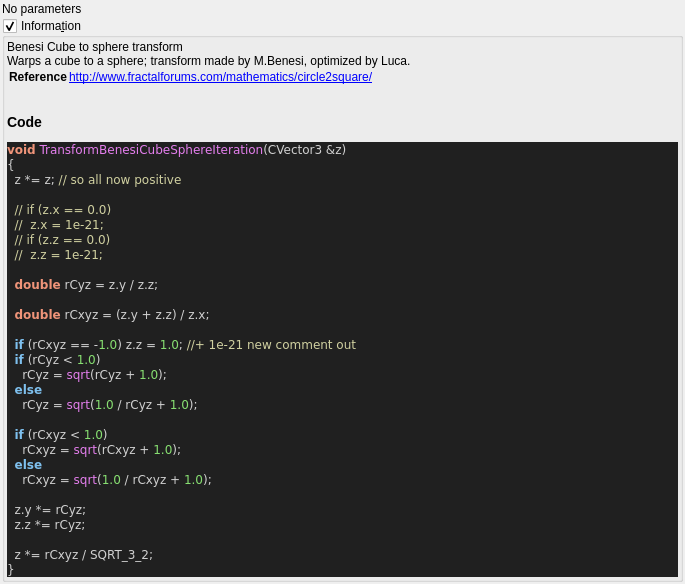
<?xml version="1.0" encoding="UTF-8"?>
<ui version="4.0">
 <class>Form</class>
 <widget class="QWidget" name="Form">
  <property name="geometry">
   <rect>
    <x>0</x>
    <y>0</y>
    <width>685</width>
    <height>550</height>
   </rect>
  </property>
  <property name="windowTitle">
   <string>Form</string>
  </property>
  <layout class="QVBoxLayout" name="verticalLayout">
   <property name="spacing">
    <number>2</number>
   </property>
   <property name="leftMargin">
    <number>2</number>
   </property>
   <property name="topMargin">
    <number>2</number>
   </property>
   <property name="rightMargin">
    <number>2</number>
   </property>
   <property name="bottomMargin">
    <number>2</number>
   </property>
   <item>
    <widget class="QLabel" name="label">
     <property name="toolTip">
      <string>&lt;html&gt;&lt;head/&gt;&lt;body&gt;&lt;p&gt;&lt;span style=&quot; color:#000000;&quot;&gt;Cube to Sphere transform&lt;/span&gt;&lt;/p&gt;&lt;p&gt;&lt;span style=&quot; font-family:'Courier New,courier'; color:#000000;&quot;&gt;Description:Warpsacubetoasphere;transformmadebyM.Benesi,optimizedbyLuca&lt;/span&gt;&lt;/p&gt;&lt;p&gt;&lt;span style=&quot; font-family:'Courier New,courier'; color:#000000;&quot;&gt;http://www.fractalforums.com/mathematics/circle2square/&lt;/span&gt;&lt;/p&gt;&lt;/body&gt;&lt;/html&gt;</string>
     </property>
     <property name="text">
      <string>No parameters</string>
     </property>
    </widget>
   </item>
   <item>
    <widget class="MyGroupBox" name="groupCheck_info">
     <property name="title">
      <string>Informa&amp;tion</string>
     </property>
     <property name="flat">
      <bool>false</bool>
     </property>
     <property name="checkable">
      <bool>true</bool>
     </property>
     <layout class="QVBoxLayout" name="verticalLayout_2">
      <property name="spacing">
       <number>2</number>
      </property>
      <property name="leftMargin">
       <number>2</number>
      </property>
      <property name="topMargin">
       <number>2</number>
      </property>
      <property name="rightMargin">
       <number>2</number>
      </property>
      <property name="bottomMargin">
       <number>2</number>
      </property>
      <item>
       <widget class="QLabel" name="label_code_content">
        <property name="text">
         <string>&lt;p&gt;Benesi Cube to sphere transform&lt;br&gt;Warps a cube to a sphere; transform made by M.Benesi, optimized by Luca.&lt;/p&gt;&lt;table&gt;
&lt;tr&gt;&lt;th&gt;Reference&lt;/th&gt;&lt;td&gt;&lt;a href=&quot;http://www.fractalforums.com/mathematics/circle2square/&quot;&gt;http://www.fractalforums.com/mathematics/circle2square/&lt;br&gt;
&lt;/td&gt;&lt;/tr&gt;
&lt;/table&gt;
&lt;h3&gt;Code&lt;/h3&gt;
&lt;body style=&quot;background-color:#202020&quot;&gt;
&lt;pre style=&quot;color:#d0d0d0; background-color:#202020;  font-family:'Courier New',monospace;&quot;&gt;&lt;span style=&quot;color:#f09479; font-weight:bold&quot;&gt;void&lt;/span&gt; &lt;span style=&quot;color:#e47eed&quot;&gt;TransformBenesiCubeSphereIteration&lt;/span&gt;&lt;span style=&quot;color:#d0d0d0&quot;&gt;(&lt;/span&gt;CVector3 &lt;span style=&quot;color:#d0d0d0&quot;&gt;&amp;amp;&lt;/span&gt;z&lt;span style=&quot;color:#d0d0d0&quot;&gt;)&lt;/span&gt;
&lt;span style=&quot;color:#d0d0d0&quot;&gt;{&lt;/span&gt;
  z &lt;span style=&quot;color:#d0d0d0&quot;&gt;*=&lt;/span&gt; z&lt;span style=&quot;color:#d0d0d0&quot;&gt;;&lt;/span&gt; &lt;span style=&quot;color:#d0d0a0&quot;&gt;// so all now positive&lt;/span&gt;

  &lt;span style=&quot;color:#d0d0a0&quot;&gt;// if (z.x == 0.0)&lt;/span&gt;
  &lt;span style=&quot;color:#d0d0a0&quot;&gt;//  z.x = 1e-21;&lt;/span&gt;
  &lt;span style=&quot;color:#d0d0a0&quot;&gt;// if (z.z == 0.0)&lt;/span&gt;
  &lt;span style=&quot;color:#d0d0a0&quot;&gt;//  z.z = 1e-21;&lt;/span&gt;

  &lt;span style=&quot;color:#f09479; font-weight:bold&quot;&gt;double&lt;/span&gt; rCyz &lt;span style=&quot;color:#d0d0d0&quot;&gt;=&lt;/span&gt; z&lt;span style=&quot;color:#d0d0d0&quot;&gt;.&lt;/span&gt;y &lt;span style=&quot;color:#d0d0d0&quot;&gt;/&lt;/span&gt; z&lt;span style=&quot;color:#d0d0d0&quot;&gt;.&lt;/span&gt;z&lt;span style=&quot;color:#d0d0d0&quot;&gt;;&lt;/span&gt;

  &lt;span style=&quot;color:#f09479; font-weight:bold&quot;&gt;double&lt;/span&gt; rCxyz &lt;span style=&quot;color:#d0d0d0&quot;&gt;= (&lt;/span&gt;z&lt;span style=&quot;color:#d0d0d0&quot;&gt;.&lt;/span&gt;y &lt;span style=&quot;color:#d0d0d0&quot;&gt;+&lt;/span&gt; z&lt;span style=&quot;color:#d0d0d0&quot;&gt;.&lt;/span&gt;z&lt;span style=&quot;color:#d0d0d0&quot;&gt;) /&lt;/span&gt; z&lt;span style=&quot;color:#d0d0d0&quot;&gt;.&lt;/span&gt;x&lt;span style=&quot;color:#d0d0d0&quot;&gt;;&lt;/span&gt;

  &lt;span style=&quot;color:#7ec0ee; font-weight:bold&quot;&gt;if&lt;/span&gt; &lt;span style=&quot;color:#d0d0d0&quot;&gt;(&lt;/span&gt;rCxyz &lt;span style=&quot;color:#d0d0d0&quot;&gt;== -&lt;/span&gt;&lt;span style=&quot;color:#87df71&quot;&gt;1.0&lt;/span&gt;&lt;span style=&quot;color:#d0d0d0&quot;&gt;)&lt;/span&gt; z&lt;span style=&quot;color:#d0d0d0&quot;&gt;.&lt;/span&gt;z &lt;span style=&quot;color:#d0d0d0&quot;&gt;=&lt;/span&gt; &lt;span style=&quot;color:#87df71&quot;&gt;1.0&lt;/span&gt;&lt;span style=&quot;color:#d0d0d0&quot;&gt;;&lt;/span&gt; &lt;span style=&quot;color:#d0d0a0&quot;&gt;//+ 1e-21 new comment out&lt;/span&gt;
  &lt;span style=&quot;color:#7ec0ee; font-weight:bold&quot;&gt;if&lt;/span&gt; &lt;span style=&quot;color:#d0d0d0&quot;&gt;(&lt;/span&gt;rCyz &lt;span style=&quot;color:#d0d0d0&quot;&gt;&amp;lt;&lt;/span&gt; &lt;span style=&quot;color:#87df71&quot;&gt;1.0&lt;/span&gt;&lt;span style=&quot;color:#d0d0d0&quot;&gt;)&lt;/span&gt;
    rCyz &lt;span style=&quot;color:#d0d0d0&quot;&gt;=&lt;/span&gt; &lt;span style=&quot;color:#e47eed&quot;&gt;sqrt&lt;/span&gt;&lt;span style=&quot;color:#d0d0d0&quot;&gt;(&lt;/span&gt;rCyz &lt;span style=&quot;color:#d0d0d0&quot;&gt;+&lt;/span&gt; &lt;span style=&quot;color:#87df71&quot;&gt;1.0&lt;/span&gt;&lt;span style=&quot;color:#d0d0d0&quot;&gt;);&lt;/span&gt;
  &lt;span style=&quot;color:#7ec0ee; font-weight:bold&quot;&gt;else&lt;/span&gt;
    rCyz &lt;span style=&quot;color:#d0d0d0&quot;&gt;=&lt;/span&gt; &lt;span style=&quot;color:#e47eed&quot;&gt;sqrt&lt;/span&gt;&lt;span style=&quot;color:#d0d0d0&quot;&gt;(&lt;/span&gt;&lt;span style=&quot;color:#87df71&quot;&gt;1.0&lt;/span&gt; &lt;span style=&quot;color:#d0d0d0&quot;&gt;/&lt;/span&gt; rCyz &lt;span style=&quot;color:#d0d0d0&quot;&gt;+&lt;/span&gt; &lt;span style=&quot;color:#87df71&quot;&gt;1.0&lt;/span&gt;&lt;span style=&quot;color:#d0d0d0&quot;&gt;);&lt;/span&gt;

  &lt;span style=&quot;color:#7ec0ee; font-weight:bold&quot;&gt;if&lt;/span&gt; &lt;span style=&quot;color:#d0d0d0&quot;&gt;(&lt;/span&gt;rCxyz &lt;span style=&quot;color:#d0d0d0&quot;&gt;&amp;lt;&lt;/span&gt; &lt;span style=&quot;color:#87df71&quot;&gt;1.0&lt;/span&gt;&lt;span style=&quot;color:#d0d0d0&quot;&gt;)&lt;/span&gt;
    rCxyz &lt;span style=&quot;color:#d0d0d0&quot;&gt;=&lt;/span&gt; &lt;span style=&quot;color:#e47eed&quot;&gt;sqrt&lt;/span&gt;&lt;span style=&quot;color:#d0d0d0&quot;&gt;(&lt;/span&gt;rCxyz &lt;span style=&quot;color:#d0d0d0&quot;&gt;+&lt;/span&gt; &lt;span style=&quot;color:#87df71&quot;&gt;1.0&lt;/span&gt;&lt;span style=&quot;color:#d0d0d0&quot;&gt;);&lt;/span&gt;
  &lt;span style=&quot;color:#7ec0ee; font-weight:bold&quot;&gt;else&lt;/span&gt;
    rCxyz &lt;span style=&quot;color:#d0d0d0&quot;&gt;=&lt;/span&gt; &lt;span style=&quot;color:#e47eed&quot;&gt;sqrt&lt;/span&gt;&lt;span style=&quot;color:#d0d0d0&quot;&gt;(&lt;/span&gt;&lt;span style=&quot;color:#87df71&quot;&gt;1.0&lt;/span&gt; &lt;span style=&quot;color:#d0d0d0&quot;&gt;/&lt;/span&gt; rCxyz &lt;span style=&quot;color:#d0d0d0&quot;&gt;+&lt;/span&gt; &lt;span style=&quot;color:#87df71&quot;&gt;1.0&lt;/span&gt;&lt;span style=&quot;color:#d0d0d0&quot;&gt;);&lt;/span&gt;

  z&lt;span style=&quot;color:#d0d0d0&quot;&gt;.&lt;/span&gt;y &lt;span style=&quot;color:#d0d0d0&quot;&gt;*=&lt;/span&gt; rCyz&lt;span style=&quot;color:#d0d0d0&quot;&gt;;&lt;/span&gt;
  z&lt;span style=&quot;color:#d0d0d0&quot;&gt;.&lt;/span&gt;z &lt;span style=&quot;color:#d0d0d0&quot;&gt;*=&lt;/span&gt; rCyz&lt;span style=&quot;color:#d0d0d0&quot;&gt;;&lt;/span&gt;

  z &lt;span style=&quot;color:#d0d0d0&quot;&gt;*=&lt;/span&gt; rCxyz &lt;span style=&quot;color:#d0d0d0&quot;&gt;/&lt;/span&gt; SQRT_3_2&lt;span style=&quot;color:#d0d0d0&quot;&gt;;&lt;/span&gt;
&lt;span style=&quot;color:#d0d0d0&quot;&gt;}&lt;/span&gt;
&lt;/pre&gt;
&lt;/body&gt;</string>
        </property>
        <property name="wordWrap">
         <bool>true</bool>
        </property>
        <property name="openExternalLinks">
         <bool>true</bool>
        </property>
        <property name="textInteractionFlags">
         <set>Qt::LinksAccessibleByMouse|Qt::TextSelectableByMouse</set>
        </property>
       </widget>
      </item>
     </layout>
    </widget>
   </item>
   <item>
    <spacer name="verticalSpacer">
     <property name="orientation">
      <enum>Qt::Vertical</enum>
     </property>
     <property name="sizeHint" stdset="0">
      <size>
       <width>20</width>
       <height>40</height>
      </size>
     </property>
    </spacer>
   </item>
  </layout>
 </widget>
 <customwidgets>
  <customwidget>
   <class>MyGroupBox</class>
   <extends>QGroupBox</extends>
   <header>my_group_box.h</header>
   <container>1</container>
  </customwidget>
 </customwidgets>
 <resources/>
 <connections/>
</ui>
